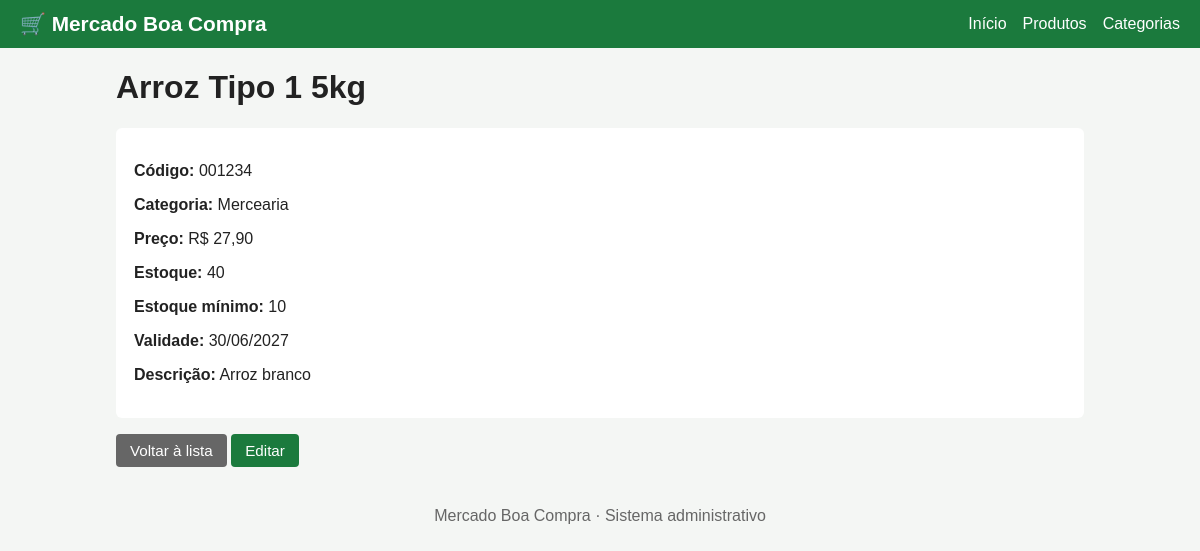
/produto_detalhes.php?id=1, run on the app's committed database.
### tables this page shows
CREATE TABLE produtos (
  id INT AUTO_INCREMENT PRIMARY KEY,
  codigo VARCHAR(30) NOT NULL UNIQUE,
  nome VARCHAR(120) NOT NULL,
  descricao TEXT NULL,
  categoria_id INT NOT NULL,
  preco DECIMAL(10,2) NOT NULL CHECK (preco > 0),
  estoque INT NOT NULL DEFAULT 0 CHECK (estoque >= 0),
  estoque_minimo INT NOT NULL DEFAULT 0 CHECK (estoque_minimo >= 0),
  validade DATE NULL,
  CONSTRAINT fk_produto_categoria FOREIGN KEY (categoria_id) REFERENCES categorias(id)
    ON DELETE RESTRICT ON UPDATE RESTRICT
);

CREATE TABLE categorias (
  id INT AUTO_INCREMENT PRIMARY KEY,
  nome VARCHAR(60) NOT NULL UNIQUE,
  descricao VARCHAR(255) NULL
);

### includes/conexao.php (called while the page is built, shortened)
<?php
function e($v) { return htmlspecialchars((string)$v, ENT_QUOTES, 'UTF-8'); }
function reais($v) { return 'R$ ' . number_format((float)$v, 2, ',', '.'); }

### produto_detalhes.php (the view, shortened to what this page needs)
<?php
require 'includes/conexao.php';
$id = id_get(); if (!$id) nao_encontrado('Identificador inválido.', 'produtos.php');
$st = $pdo->prepare('SELECT p.*, c.nome AS categoria FROM produtos p JOIN categorias c ON c.id=p.categoria_id WHERE p.id=?');
$st->execute([$id]); $p = $st->fetch();
$titulo = 'Detalhes do produto'; include 'includes/header.php'; ?>
<h1><?= e($p['nome']) ?></h1>
<div class="card">
<p><strong>Código:</strong> <?= e($p['codigo']) ?></p><p><strong>Categoria:</strong> <?= e($p['categoria']) ?></p>
<p><strong>Preço:</strong> <?= reais($p['preco']) ?></p><p><strong>Estoque:</strong> <?= (int)$p['estoque'] ?></p>
<p><strong>Estoque mínimo:</strong> <?= (int)$p['estoque_minimo'] ?></p>
<p><strong>Validade:</strong> <?= $p['validade'] ? e(date('d/m/Y', strtotime($p['validade']))) : 'Não informada' ?></p>
<p><strong>Descrição:</strong> <?= e($p['descricao']) ?></p></div>
<a class="btn sec" href="produtos.php">Voltar à lista</a> <a class="btn" href="produto_form.php?id=<?= (int)$p['id'] ?>">Editar</a>
<?php include 'includes/footer.php'; ?>

### css/style.css (style rules this page uses)
* { box-sizing:border-box }
body { margin:0;font-family:Arial,sans-serif;background:#f4f6f4;color:#222 }
.btn { display:inline-block;background:#1b7a3d;color:#fff;border:0;padding:8px 14px;border-radius:4px;text-decoration:none;cursor:pointer;font-size:.95rem }
.btn.sec { background:#666 }
form.card,.card { background:#fff;padding:18px;border-radius:6px;margin-bottom:16px }

### data on the page
produtos: nome "Arroz Tipo 1 5kg", codigo "001234", categoria.nome "Mercearia", preco "R$ 27,90", estoque "40", estoque_minimo "10", validade "30/06/2027", descricao "Arroz branco"

### other printed values
NOME_LOJA "Mercado Boa Compra"
